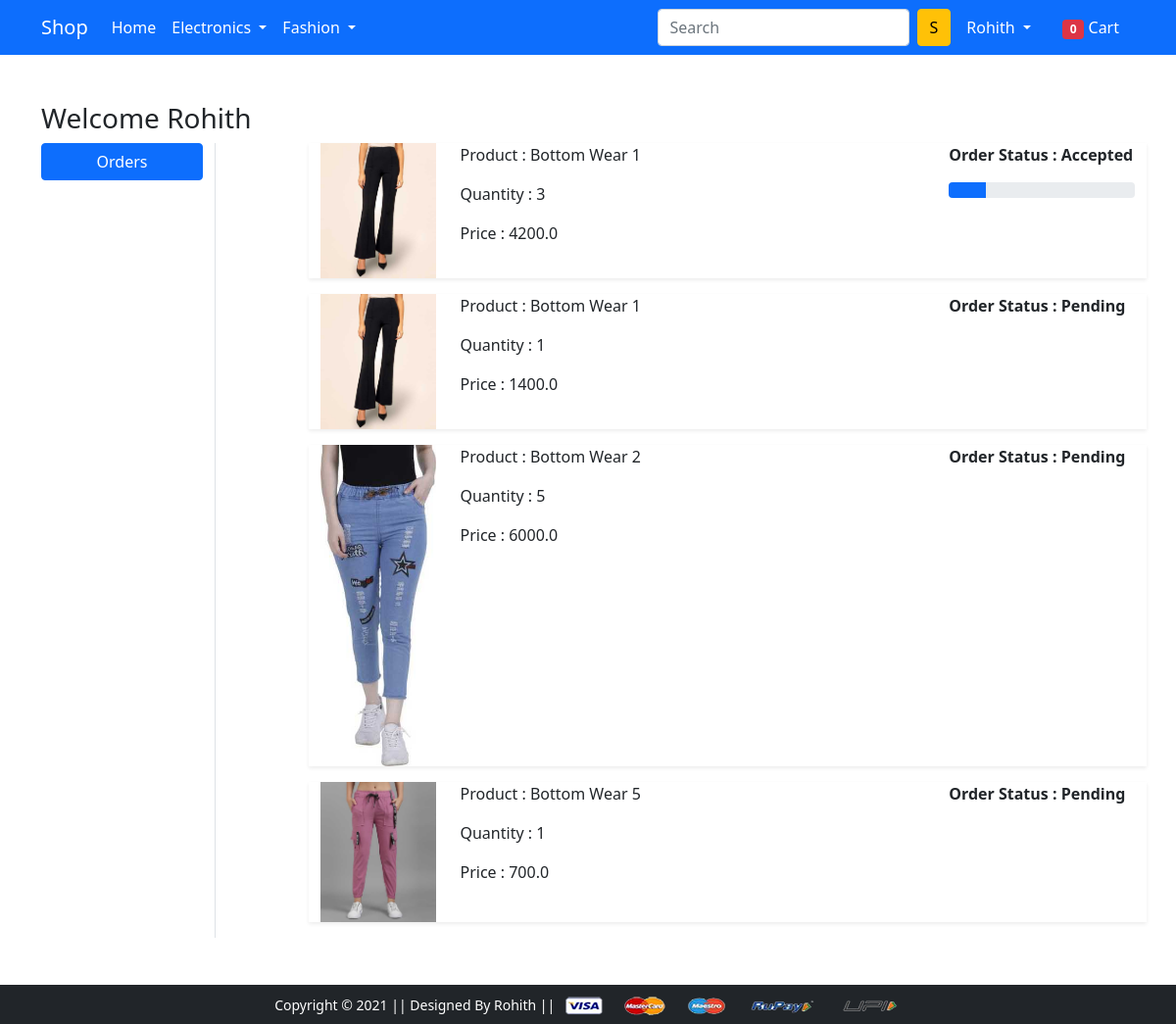
Page /orders/ (signed in) on the earlier database version.
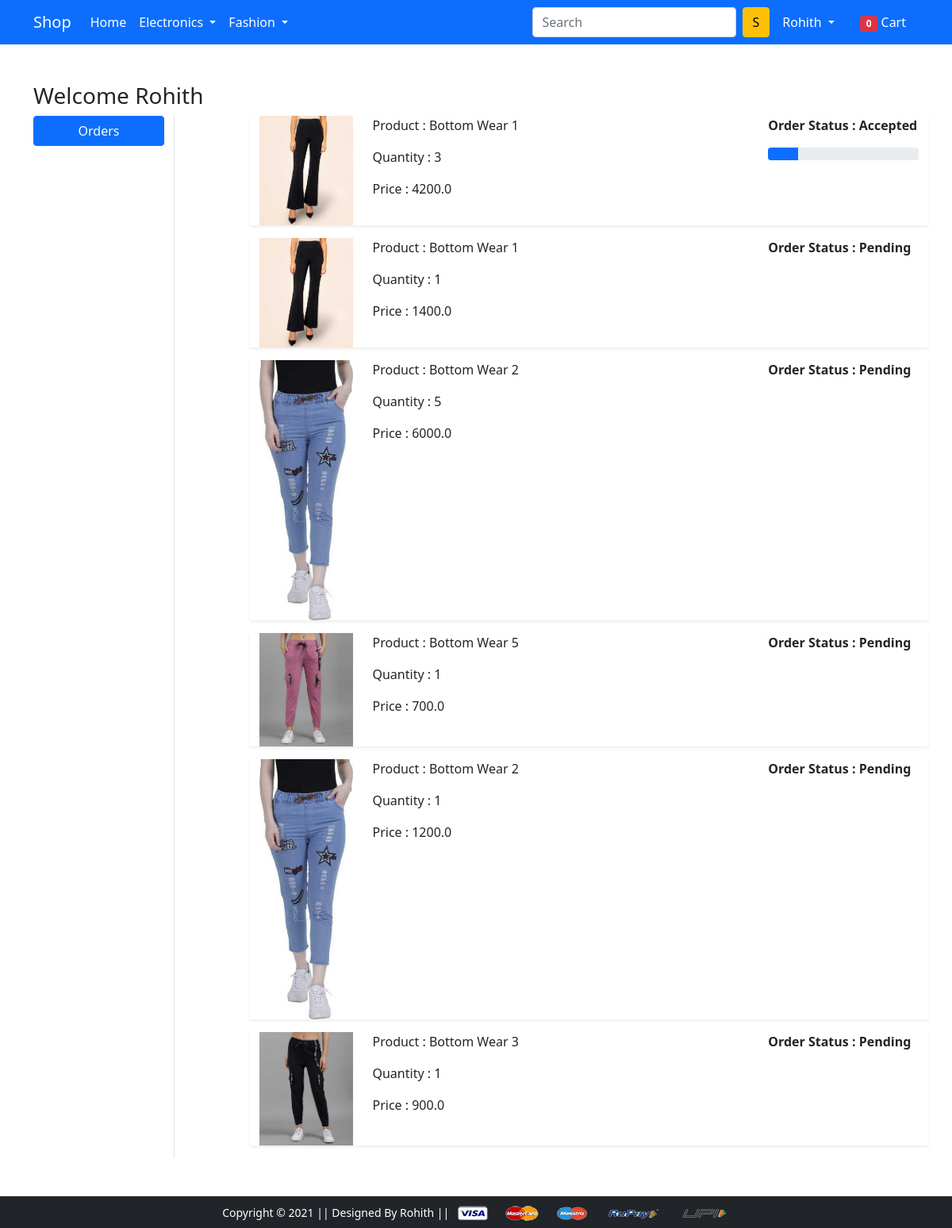
Same page on the later database version.
### app/models.py (models this page shows, shortened)
class OrderPlaced(models.Model):
    user = models.ForeignKey(User, on_delete=models.CASCADE)
    customer = models.ForeignKey(Customer, on_delete=models.CASCADE)
    product = models.ForeignKey(Product, on_delete=models.CASCADE)
    quantity = models.PositiveIntegerField(default=1)
    ordered_date = models.DateTimeField(auto_now_add=True)
    status = models.CharField(max_length=50,choices=STATUS_CHOICES,default='Pending')
    @property
    def total_cost(self):
        return self.quantity * self.product.discounted_price

class Product(models.Model):
    title = models.CharField(max_length=100)
    selling_price = models.FloatField()
    discounted_price = models.FloatField()
    description = models.TextField()
    brand = models.CharField(max_length=100)
    category = models.CharField(choices=CATEGORY_CHOICES,max_length=2)
    product_image = models.ImageField(upload_to='producting')

### app/views.py (the view)
# urls.py: path('orders/', views.orders, name='orders'),
@login_required
def orders(request):
    op = OrderPlaced.objects.filter(user = request.user)
    carttotal = 0
    if request.user.is_authenticated:
        carttotal = len(Cart.objects.filter(user=request.user))
    return render(request, 'app/orders.html',{'order_placed':op,'carttotal':carttotal})

### app/templates/app/orders.html (shortened to what this page needs)
{% extends 'app/base.html' %}
{% load static %}
{% block main-content %}
<div class="container my-5">
    <div class="row">
        <h3>Welcome <span class="text-capitalize">{{request.user}}</span></h3>
        <div class="col-sm-2 border-end">
            <ul class="list-unstyled">
                <li class="d-grid"><a href="{% url 'orders' %}" class="btn btn-primary">Orders</a></li>
            </ul>
        </div>
        <div class="col-sm-9 offset-sm-1">
            {% for op in order_placed %}
            <div class="row shadow-sm mb-3">
                <div class="col-sm-2">
                    <img src="{{op.product.product_image.url}}" alt="" srcset="" class="img-fluid" height="140" width="140">
                </div>
                <div class="col-sm-7">
                    <p>Product : {{op.product.title}}</p>
                    <p>Quantity : {{op.quantity}}</p>
                    <p>Price : {{op.total_cost}}</p>
                </div>
                <div class="col-sm-3 fw-bold">
                    <p>Order Status : {{op.status}}</p>
                    {% if op.status == 'Accepted' %}
                    <div class="progress">
                        <div class="progress-bar" role="progressbar" style="width: 20%" aria-valuenow="0" aria-valuemax="100">
                        </div>
                    </div>
                    {% endif %}
                </div>
            </div>
            {% endfor %}
        </div>
    </div>
</div>
{% endblock main-content %}

### app/templates/app/base.html (shortened to what this page needs)
<!doctype html>
{% load static %}
<html lang="en">
  <head>
    <link href="https://cdn.jsdelivr.net/npm/bootstrap@5.0.0-beta1/dist/css/bootstrap.min.css" rel="stylesheet">
    <link rel="stylesheet" href="{% static 'app/css/owl.carousel.min.css' %}">
    <link rel="stylesheet" href="{% static 'app/css/all.min.css' %}">
    <link rel="stylesheet" href="{% static 'app/css/style.css' %}">
  </head>
  <body>
    <nav class="navbar navbar-expand-lg navbar-dark bg-primary">
     <div class="container">
       <a class="navbar-brand" href="/">Shop</a>
       <div class="collapse navbar-collapse" id="navbarSupportedContent">
         <ul class="navbar-nav me-auto mb-2 mb-lg-0">
           <li class="nav-item">
             <a class="nav-link active" aria-current="page" href="/">Home</a>
           </li>
           <li class="nav-item dropdown">
             <a class="nav-link dropdown-toggle text-white" href="#" id="electronicsDropdown" role="button" data-bs-toggle="dropdown" aria-expanded="false">
               Electronics
             </a>
           </li>
           <li class="nav-item dropdown">
             <a class="nav-link dropdown-toggle text-white" href="#" id="fashionDropdown" role="button" data-bs-toggle="dropdown" aria-expanded="false">
               Fashion
             </a>
           </li>
         </ul>
         <form class="d-flex">
           <input class="form-control me-2" type="search" placeholder="Search" aria-label="Search">
           <button class="btn btn-warning" type="submit">S</button>
         </form>
         <div>
          <ul class="navbar-nav me-auto mb-2 mb-lg-0">
          {% if request.user.is_authenticated %}
            <li class="nav-item dropdown mx-2">
                <a class="nav-link dropdown-toggle text-white" href="#" id="profileDropdown" role="button" data-bs-toggle="dropdown" aria-expanded="false">
                  {{request.user.username|capfirst}}
                </a>
              </li>
              <li class="nav-item mx-2">
              <a href="{% url 'showcart' %}" class="nav-link text-white"><span class="badge bg-danger">{{carttotal}}</span> Cart </a>
              </li>
            {% endif %}
          </ul>
         </div>
       </div>
     </div>
    </nav>
    {% block main-content %} {% endblock main-content %}
    <footer class="container-fluid bg-dark text-center p-2 mt-5">
        <small class="text-white">Copyright &copy; 2021 || Designed By Rohith || </small>
        <img src="{% static 'app/images/payment.png' %}" alt="" srcset="" class="img-fluid" height="2px">
    </footer>
  </body>
</html>

Differences in the rows shown:
added OrderPlaced: product.product_image (picture), product "Bottom Wear 2", quantity "1", total_cost "1200.0", status "Pending"
added OrderPlaced: product.product_image (picture), product "Bottom Wear 3", quantity "1", total_cost "900.0", status "Pending"
